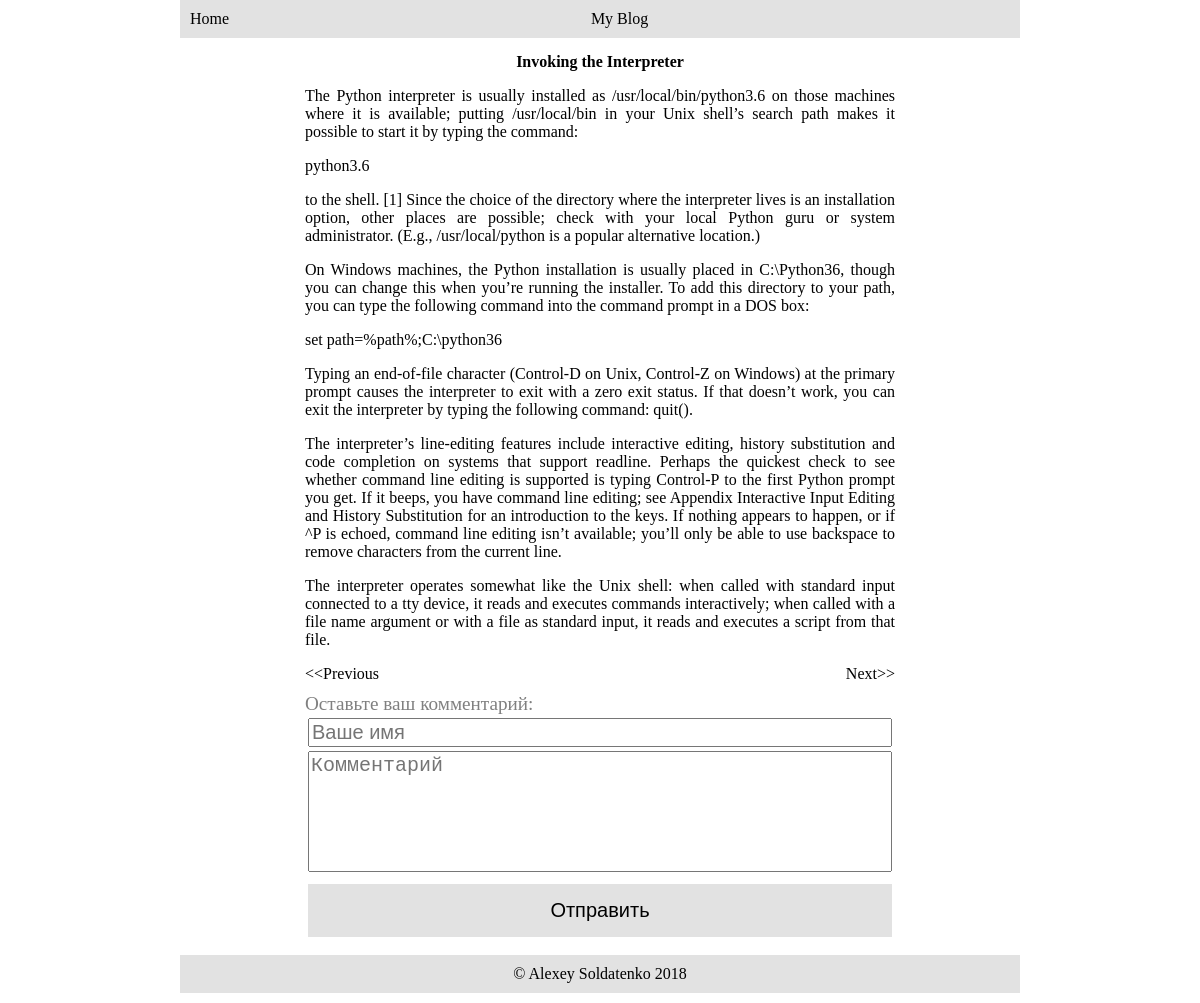
The app's page /article_2 with its own data.
### articles/models.py (models this page shows, shortened)
class Article(models.Model):
	title = models.CharField(max_length=200)
	publish_date = models.DateTimeField(auto_now_add=True)
	text = models.TextField()
	tags = models.ManyToManyField(Tag)

### articles/views.py (the view, shortened to what this page needs)
# urls.py: url(r'^article_(?P<article_id>\d+)$', 'articles.views.show_article'),
def show_article(request, article_id):
	if request.method == 'GET':
		try:
			article_id = int(article_id)
			article = Article.objects.get(id = article_id)
			comments = Comment.objects.filter(article = article)
			try:
				next_article = Article.objects.get(id = article_id +1)
			except:
				next_article = None
			try:
				previous_article = Article.objects.get(id = article_id -1)
			except:
				previous_article = None
			return render(request, 'article.html', {'article': article, 'next': next_article, 'previous':previous_article, 'comments': comments})
		except Exception as err:
			return HttpResponse("Article not found")

### templates/article.html (shortened to what this page needs)
<!DOCTYPE html>
{%load staticfiles%}
<html>
<head>
	<link rel="stylesheet" type="text/css" href="{% static 'css/article.css' %}">
</head>
<body>
<div id="head">
<span style="float: left;"><a href="/">Home</a></span>
<span>My Blog</span>
</div>
<div class="center_box">
	<div style="text-align: center;"><b>{{article.title}}</b></div>
	<div class="text">{{article.text|linebreaks}}</div>
	<div style="margin-top: 10px;">
		{%if previous%}
		<span style="float: left"><a href="/article_{{previous.id}}">&lt;&lt;Previous</a></span>
		{%endif%}
		{%if next%}
		<span style="float: right"><a href="/article_{{next.id}}">Next&gt;&gt;</a></span>
		{%endif%}
	</div>
	<div class="comment_form">
	<span style="color: gray; font-size: 1.2em;">Оставьте ваш комментарий:</span>
		<table style="width: 100%;">
		<form action="/article_{{article.id}}" method="post">
			<tr>
				<td><input type="text" name="name" placeholder="Ваше имя" required></td>
			</tr>
			<tr>
				<td><textarea rows="5" name="text" placeholder="Комментарий" required></textarea></td>
			</tr>
			<tr>
				<td><input type="text" name="article_id" value="{{article.id}}" hidden></td>
			</tr>
			<tr>
				<td style="text-align: right;"><input type="submit" value="Отправить"></td>
			</tr>
		</form>
		</table>
	</div>
</div>
<div id="footer">&copy; Alexey Soldatenko 2018</div>
</body>
</html>

### static/css/article.css (style rules this page uses)
body { margin: 0; padding: 0; }
#head, #footer { clear: both; background: #E2E2E2; padding: 10px; width: 70%; margin: 0 auto; text-align: center; margin-bottom: 10px; box-sizing: border-box; }
a { color: inherit; text-decoration: none; }
.center_box { width: 50%; margin: auto; box-sizing: border-box; padding: 5px; }
.text { text-align: justify; min-height: 50vh; }
.comment_form { box-sizing: border-box; margin: 10px auto; }
input[type="text"] { width: 100%; box-sizing: border-box; font-size: 20px; }
textarea { width: 100%; box-sizing: border-box; resize: none; font-size: 20px; }
input[type="submit"] { width: 100%; padding: 15px; font-size: 20px; background: #E2E2E2; border: none; cursor: pointer; }

### records on screen
Article: title "Invoking the Interpreter", text "The Python interpreter is usually installed as /usr/local/bin/python3.6 on those machines where it is available; putting /usr/local/bin in your Unix shell’s search path makes it possible to start it by typing the command: python3.6 to the shell. [1] Since the choice of the directory where the interpreter lives is an installation option, other places are possible; check with your local Python guru or system administrator. (E.g., /usr/local/python is a popular alternative location.) On Windows machines, the Python installation is usually placed in C:\\Python36, though you can change this when you’re running the installer. To add this directory to your path, you can type the following command…"
